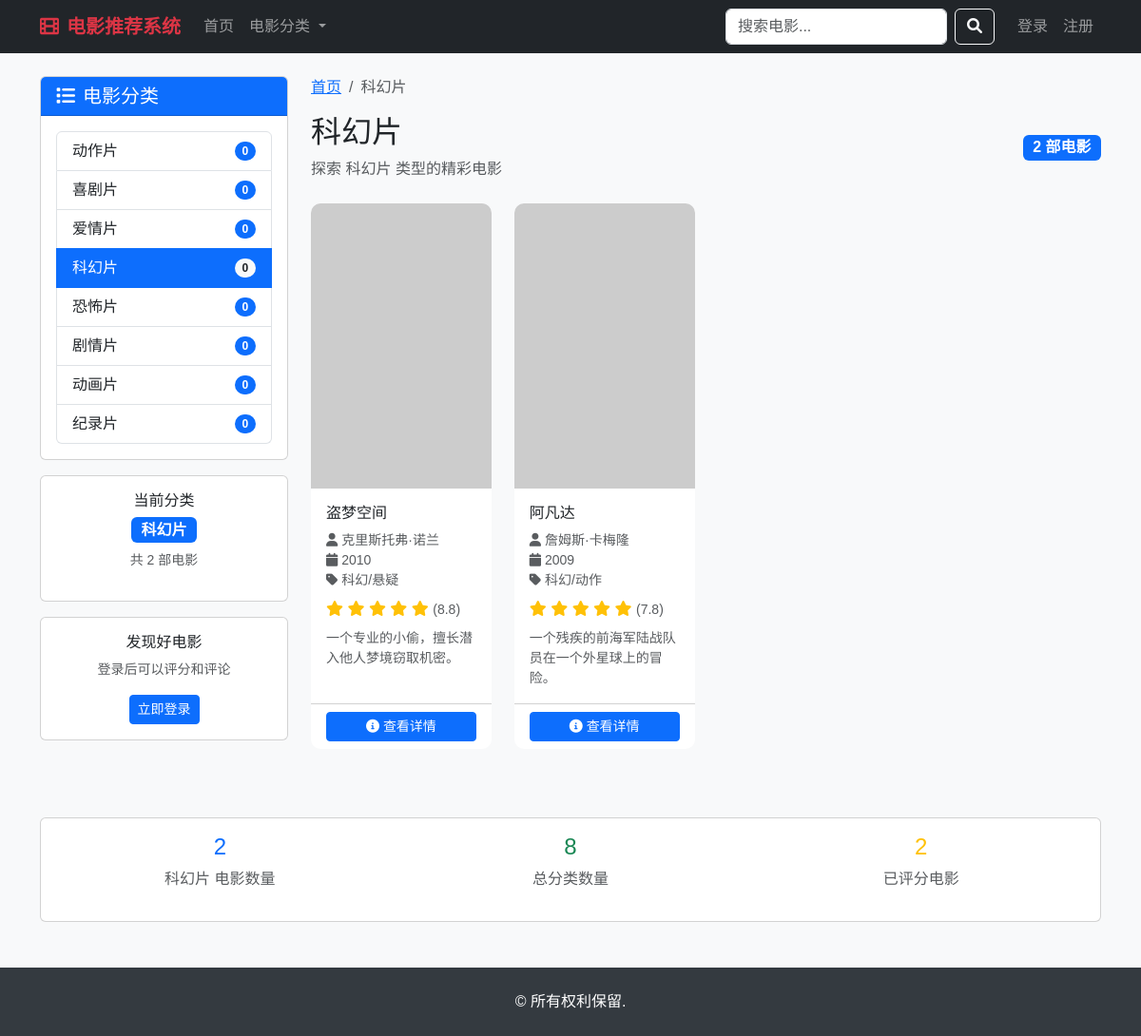
The page /category/4 on the database as committed earlier.
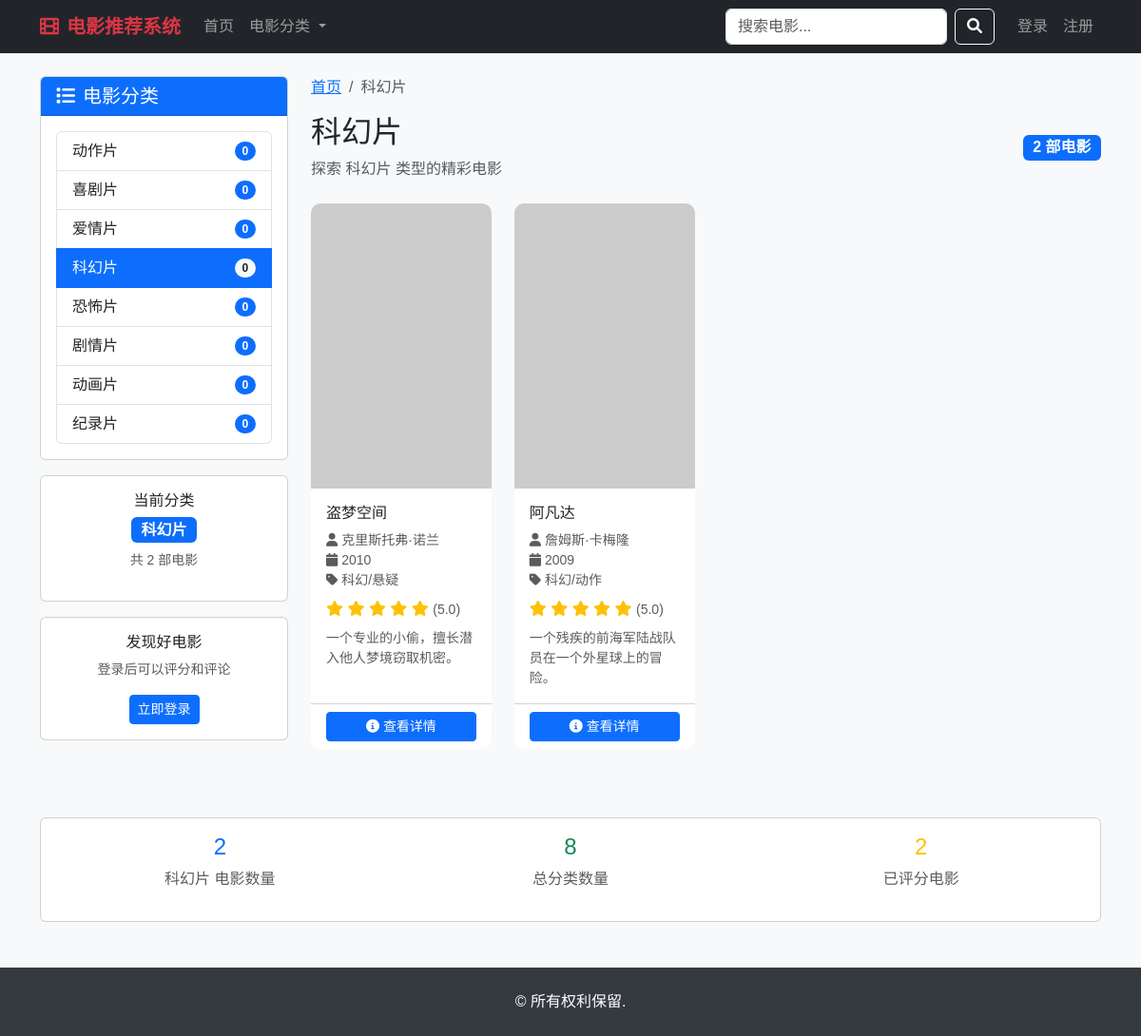
The same page on the database as committed later.
### tables this page shows
CREATE TABLE movies (
                id INTEGER PRIMARY KEY AUTOINCREMENT,
                title VARCHAR(200) NOT NULL,
                director VARCHAR(100),
                year INTEGER,
                genre VARCHAR(100),
                description TEXT,
                image_url VARCHAR(500),
                rating FLOAT DEFAULT 0.0,
                created_at TIMESTAMP DEFAULT CURRENT_TIMESTAMP
            , video_url VARCHAR(500), video_type VARCHAR(20) DEFAULT 'external');

### app.py (the view)
@app.route('/category/<int:category_id>')
def category(category_id):
    category_info = execute_db_query(
        "SELECT * FROM categories WHERE id = ?",
        (category_id,),
        fetch_one=True
    )
    if not category_info:
        return "分类不存在", 404
    movies = execute_db_query(
        '''SELECT m.* FROM movies m
           JOIN movie_categories mc ON m.id = mc.movie_id
           WHERE mc.category_id = ?
           ORDER BY m.created_at DESC''',
        (category_id,),
        fetch_all=True
    )
    categories = execute_db_query("SELECT * FROM categories", fetch_all=True)
    return render_template('category.html',
                         movies=movies,
                         category=category_info,
                         categories=categories,
                         user=session)

### app.py (called while the page is built, shortened)
def get_db_connection():
    conn = sqlite3.connect(DATABASE)
    conn.row_factory = sqlite3.Row  # 使结果可以通过列名访问
    return conn

def execute_db_query(query, params=None, fetch_one=False, fetch_all=False, commit=False):
    conn = None
    try:
        conn = get_db_connection()
        cursor = conn.cursor()
        if params:
            cursor.execute(query, params)
        else:
            cursor.execute(query)
        if commit:
            conn.commit()
        if fetch_one:
            result = cursor.fetchone()
            return dict(result) if result else None
        elif fetch_all:
            results = cursor.fetchall()
            return [dict(row) for row in results]
        return cursor.lastrowid if cursor.lastrowid else True
    finally:
        if conn:
            conn.close()

### templates/category.html (shortened to what the changed rows need)
{% extends "base.html" %}
{% block content %}
<div class="row">
    <div class="col-md-9">
        <div class="d-flex justify-content-between align-items-center mb-4">
            <div>
                <h2>{{ category.name }}</h2>
            </div>
        </div>
        {% if movies %}
        <div class="row">
            {% for movie in movies %}
            <div class="col-lg-3 col-md-4 col-sm-6 mb-4">
                <div class="card movie-card h-100">
                    <img src="{{ movie.image_url }}"
                         class="movie-poster"
                         alt="{{ movie.title }}"
                         onerror="this.src='https://picsum.photos/300/450?random={{ movie.id }}'">
                    <div class="card-body">
                        <h6 class="card-title">{{ movie.title }}</h6>
                        <div class="small text-muted mb-2">
                            <div><i class="fas fa-user me-1"></i>{{ movie.director or '未知' }}</div>
                            <div><i class="fas fa-calendar me-1"></i>{{ movie.year or '未知' }}</div>
                            <div><i class="fas fa-tag me-1"></i>{{ movie.genre or '未知' }}</div>
                        </div>
                        {% if movie.rating %}
                        <div class="rating-stars mb-2">
                            {% for i in range(5) %}
                                {% if i < movie.rating|int %}
                                    <i class="fas fa-star"></i>
                                {% else %}
                                    <i class="far fa-star"></i>
                                {% endif %}
                            {% endfor %}
                            <small class="text-muted">({{ "%.1f"|format(movie.rating) }})</small>
                        </div>
                        {% else %}
                        <div class="text-muted small mb-2">暂无评分</div>
                        {% endif %}
                        <p class="card-text small text-muted">
                            {{ movie.description[:50] }}{% if movie.description|length > 50 %}...{% endif %}
                        </p>
                    </div>
                    <div class="card-footer bg-transparent">
                        <a href="{{ url_for('movie_detail', movie_id=movie.id) }}"
                           class="btn btn-primary btn-sm w-100">
                            <i class="fas fa-info-circle me-1"></i>查看详情
                        </a>
                    </div>
                </div>
            </div>
            {% endfor %}
        </div>
        {% endif %}
    </div>
</div>
{% endblock %}

Rows that differ between the two databases and show on the page:
changed movies "盗梦空间": rating "8.8" → "5.0"
changed movies "阿凡达": rating "7.8" → "5.0"
